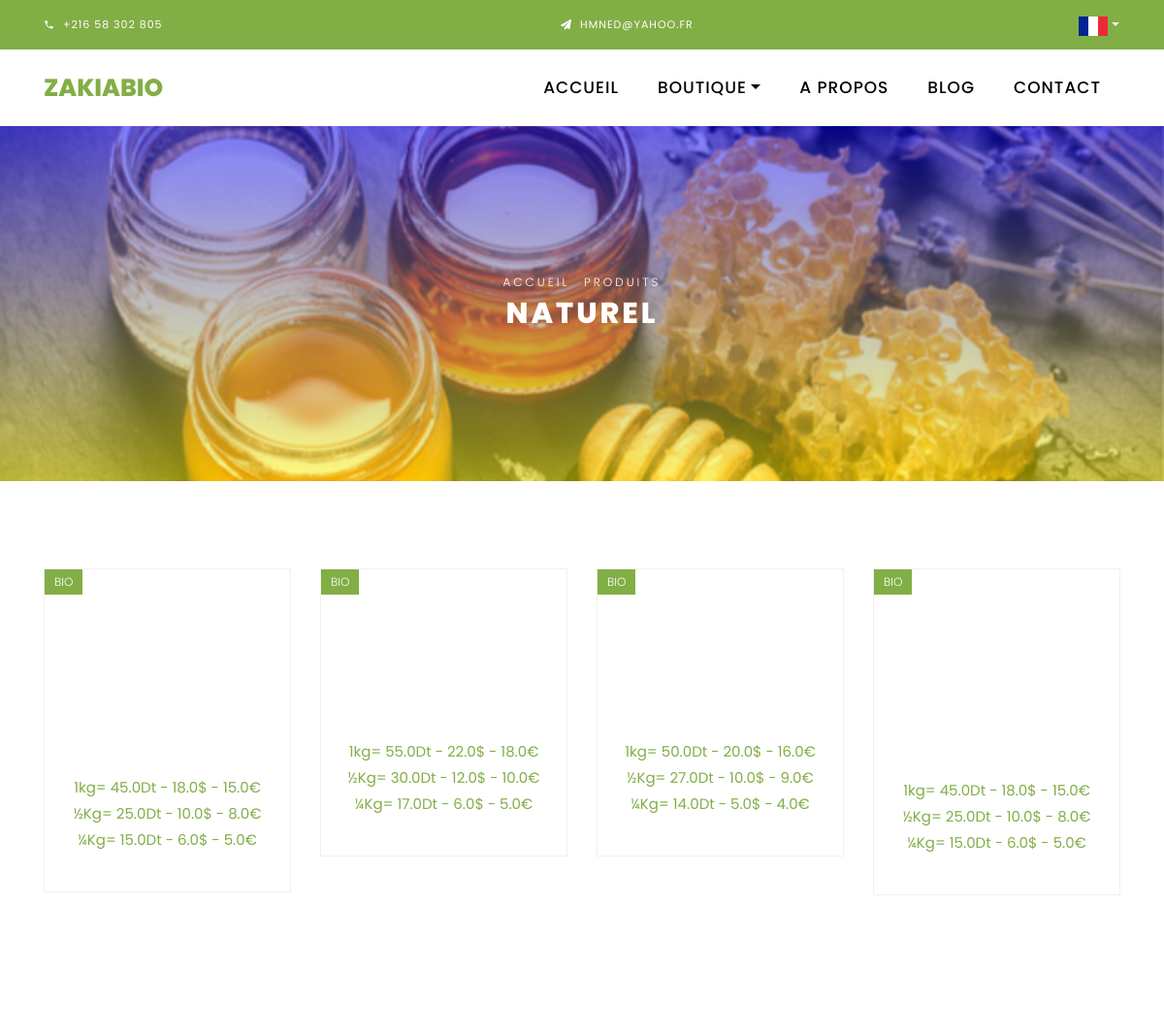
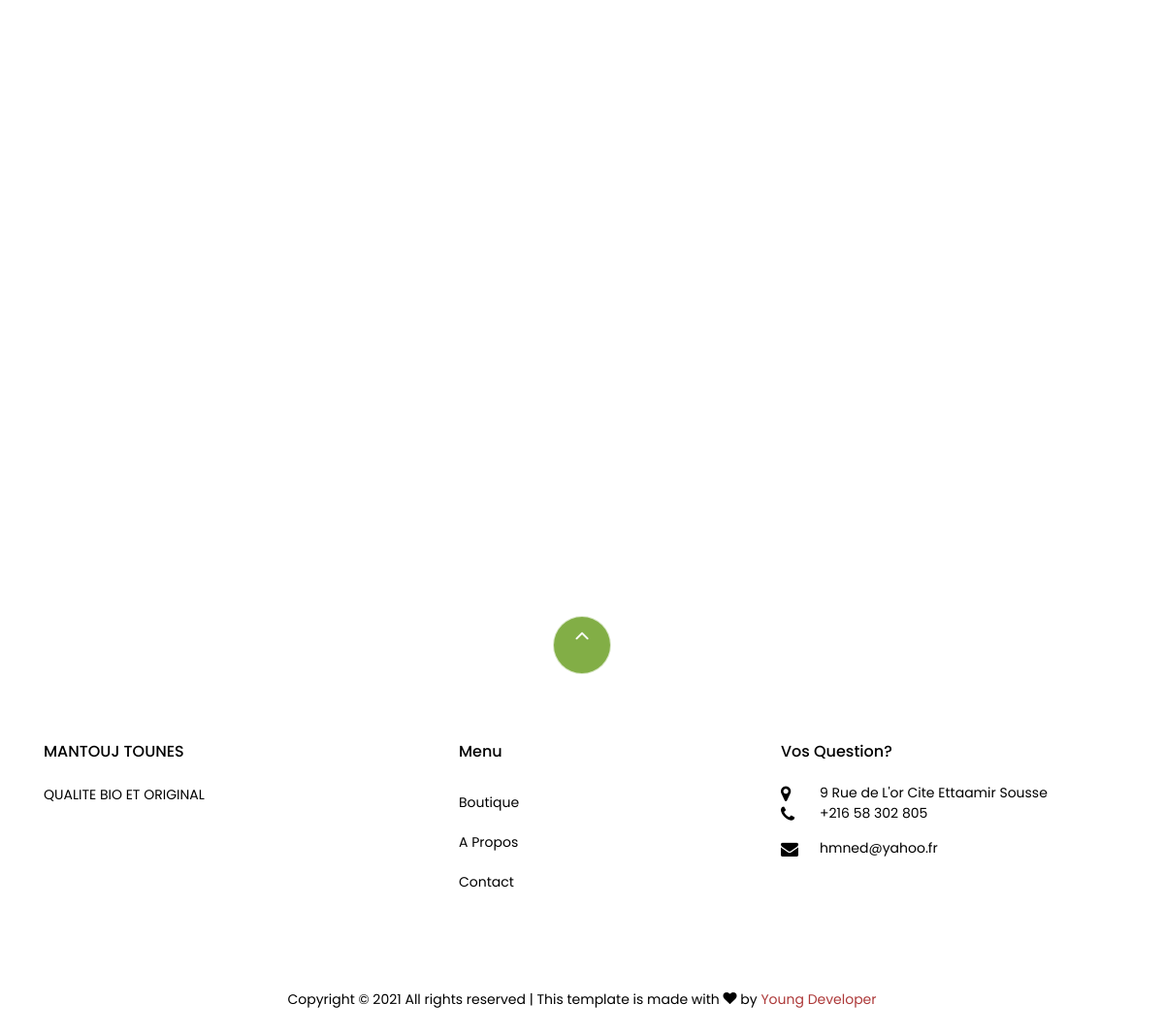
Page /fr/shop on the committed database (2 pictures, top to bottom).
### naturalProd/models.py (models this page shows, shortened)
class NaturalProd(models.Model):
    ENtitle = models.CharField(max_length=200)
    FRtitle = models.CharField(max_length=200)
    ARtitle = models.CharField(max_length=200)
    image = models.ImageField(upload_to='pics')
    ENdescription = models.TextField(max_length=12000)
    FRdescription = models.TextField(max_length=12000)
    ARdescription = models.TextField(max_length=12000)
    pricedemikg = models.FloatField(max_length=1000)
    pricequartkg = models.FloatField(max_length=1000)
    price = models.FloatField(max_length=1000)
    pricedemikg = models.FloatField(max_length=1000)
    pricequartkg = models.FloatField(max_length=1000)
    slug = models.SlugField(unique=True)
    available = models.BooleanField(default=True)

### fr/views.py (the view)
# urls.py: path('shop', views.natural, name='natural'),
def natural(request):
    prods = NaturalProd.objects.all()
    return render(request, 'fr/shopfr.html', context={"prods":prods})

### template/fr/shopfr.html (shortened to what this page needs)
{% load static %}
{% load mathfilters %}
<!DOCTYPE html>
<html lang="en">
<head>
  <link rel="stylesheet" href="{% static 'css/open-iconic-bootstrap.min.css' %}" />
  <link rel="stylesheet" href="{% static 'css/animate.css' %}" />
  <link rel="stylesheet" href="{% static 'css/owl.carousel.min.css' %}" />
  <link rel="stylesheet" href="{% static 'css/owl.theme.default.min.css' %}" />
  <link rel="stylesheet" href="{% static 'css/magnific-popup.css' %}" />
  <link rel="stylesheet" href="{% static 'css/aos.css' %}" />
  <link rel="stylesheet" href="{% static 'css/ionicons.min.css' %}" />
  <link rel="stylesheet" href="{% static 'css/bootstrap-datepicker.css' %}" />
  <link rel="stylesheet" href="{% static 'css/jquery.timepicker.css' %}" />
  <link rel="stylesheet" href="{% static 'css/flaticon.css' %}" />
  <link rel="stylesheet" href="{% static 'css/icomoon.css' %}" />
  <link rel="stylesheet" href="{% static 'css/style.css' %}" />
</head>
<body class="goto-here">
	<div class="py-1 bg-primary">
		<div class="container">
			<div class="row no-gutters d-flex align-items-start align-items-center px-md-0">
				<div class="col-lg-12 d-block">
					<div class="row d-flex">
						<div class="col-md pr-4 d-flex topper align-items-center">
							<div class="icon mr-2 d-flex justify-content-center align-items-center">
								<span class="icon-phone2"></span>
							</div>
							<span class="text">+216 58 302 805</span>
						</div>
						<div class="col-md pr-4 d-flex topper align-items-center">
							<div class="icon mr-2 d-flex justify-content-center align-items-center">
								<span class="icon-paper-plane"></span>
							</div>
							<span class="text">Hmned@yahoo.fr</span>
						</div>
						<div class="#">
							<a class="nav-link dropdown-toggle" href="#" id="dropdown04" data-toggle="dropdown" aria-haspopup="true" aria-expanded="false" style="color: blanchedalmond;"><img src="{% static 'images/fr.svg' %}" alt="" width="30px" length="30px" /></a>
						</div>
					</div>
				</div>
			</div>
		</div>
	</div>
	<nav class="navbar navbar-expand-lg navbar-dark ftco_navbar bg-dark ftco-navbar-light" id="ftco-navbar">
		<div class="container">
			<a class="navbar-brand" href="/fr">ZAKIABIO</a>
			<div class="collapse navbar-collapse" id="ftco-nav">
				<ul class="navbar-nav ml-auto">
					<li class="nav-item"><a href="/fr" class="nav-link">Accueil</a></li>
					<li class="nav-item dropdown">
						<a class="nav-link dropdown-toggle active" href="#" id="dropdown04" data-toggle="dropdown"
							aria-haspopup="true" aria-expanded="false">Boutique</a>
					</li>
					<li class="nav-item ">
						<a href="/fr/about" class="nav-link">A Propos</a>
					</li>
					<li class="nav-item active">
						<a href="/fr/blog" class="nav-link">Blog</a>
					  </li>
					<li class="nav-item">
						<a href="/fr/contact" class="nav-link">Contact</a>
					</li>
				</ul>
			</div>
		</div>
	</nav>
  <div class="hero-wrap hero-bread" style="background-image:linear-gradient(rgba(0, 0, 255, 0.5), rgba(255, 255, 0, 0.5)),
  url({% static 'images/img1.jpg' %});">
    <div class="container">
      <div class="row no-gutters slider-text align-items-center justify-content-center">
        <div class="col-md-9 ftco-animate text-center">
          <p class="breadcrumbs">
            <span class="mr-2"><a href="/fr">Accueil</a></span>
            <span>Produits</span>
          </p>
          <h1 class="mb-0 bread">Naturel</h1>
        </div>
      </div>
    </div>
  </div>
  <section class="ftco-section">
    <div class="container">
      <div class="row">
        {% for a in prods %}
        <div class="col-md-6 col-lg-3 ftco-animate">
          <div class="product">
            <a href="/fr/shop/{{ a.slug }}" target="_blank" class="img-prod"><img class="img-fluid" src="{{ a.image.url }}" alt="Colorlib Template">
              <span class="status">BIO</span>
            </a>
            <div class="text py-3 pb-4 px-3 text-center">
              <div class="d-flex">
                <div class="pricing">
                  <p class="price">
                    <p class="price">1kg= <span class="price-sale">{{ a.price}}Dt - {{ a.price|intdiv:2.5 }}$ - {{ a.price|intdiv:3 }}€</span>
                    <p class="price">½Kg= <span class="price-sale">{{ a.pricedemikg }}Dt - {{ a.pricedemikg|intdiv:2.5 }}$ - {{ a.pricedemikg|intdiv:3 }}€</p></span>
                    <p class="price">¼Kg= <span class="price-sale">{{ a.pricequartkg }}Dt - {{ a.pricequartkg|intdiv:2.5 }}$ - {{ a.pricequartkg|intdiv:3 }}€</p></span>
                  </p>
                </div>
              </div>
            </div>
          </div>
        </div>
        {% endfor %}
      </div>
    </div>
  </section>
  <footer class="ftco-footer ftco-section">
	<div class="container">
	  <div class="row">
		<div class="mouse">
		  <a href="#" class="mouse-icon">
			<div class="mouse-wheel">
			  <span class="ion-ios-arrow-up"></span>
			</div>
		  </a>
		</div>
	  </div>
	  <div class="row mb-5">
		<div class="col-md">
		  <div class="ftco-footer-widget mb-4">
			<h2 class="ftco-heading-2">MANTOUJ TOUNES</h2>
			<p>
			  QUALITE BIO ET ORIGINAL
			</p>
			<ul class="ftco-footer-social list-unstyled float-md-left float-lft mt-5">
			</ul>
		  </div>
		</div>
		<div class="col-md">
		  <div class="ftco-footer-widget mb-4 ml-md-5">
			<h2 class="ftco-heading-2">Menu</h2>
			<ul class="list-unstyled">
			  <li><a href="./shop" class="py-2 d-block">Boutique</a></li>
			  <li><a href="./about" class="py-2 d-block">A Propos</a></li>
			  <li><a href="./contact" class="py-2 d-block">Contact</a></li>
			</ul>
		  </div>
		</div>
		<div class="col-md">
		  <div class="ftco-footer-widget mb-4">
			<h2 class="ftco-heading-2">Vos Question?</h2>
			<div class="block-23 mb-3">
			  <ul>
				<li>
				  <span class="icon icon-map-marker"></span><span class="text">9 Rue de L'or Cite Ettaamir Sousse</span>
				</li>
				<li>
				  <a href="#"><span class="icon icon-phone"></span><span class="text">+216 58 302 805</span></a>
				</li>
				<li>
				  <a href="#"><span class="icon icon-envelope"></span><span
					  class="text">hmned@yahoo.fr</span></a>
				</li>
			  </ul>
			</div>
		  </div>
		</div>
	  </div>
	  <div class="row">
		<div class="col-md-12 text-center">
		  <p>
			Copyright &copy;
			All rights reserved | This template is made with
			<i class="icon-heart color-danger" aria-hidden="true"></i> by
			<a href="https://colorlib.com" target="_blank">Young Developer</a>
		  </p>
		</div>
	  </div>
	</div>
  </footer>
</body>
</html>

### static/css/icomoon.css (style rules this page uses)
[class^="icon-"], [class*=" icon-"] { font-family: 'icomoon' !important; speak: none; font-style: normal; font-weight: normal; font-variant: normal; text-transform: none; line-height: 1; -webkit-font-smoothing: antialiased; -moz-osx-font-smoothing: grayscale; }
.icon-heart:before { content: "\f004"; }
.icon-map-marker:before { content: "\f041"; }
.icon-phone:before { content: "\f095"; }
.icon-envelope:before { content: "\f0e0"; }
.icon-paper-plane:before { content: "\f1d8"; }
.icon-phone2:before { content: "\e0cd"; }

### rows in the picture
NaturalProd: price "45.0", price "18.0", price "15.0", pricedemikg "25.0", pricedemikg "10.0", pricedemikg "8.0", pricequartkg "15.0", pricequartkg "6.0", pricequartkg "5.0"
NaturalProd: price "55.0", price "22.0", price "18.0", pricedemikg "30.0", pricedemikg "12.0", pricedemikg "10.0", pricequartkg "17.0", pricequartkg "6.0", pricequartkg "5.0"
NaturalProd: price "50.0", price "20.0", price "16.0", pricedemikg "27.0", pricedemikg "10.0", pricedemikg "9.0", pricequartkg "14.0", pricequartkg "5.0", pricequartkg "4.0"
NaturalProd: price "45.0", price "18.0", price "15.0", pricedemikg "25.0", pricedemikg "10.0", pricedemikg "8.0", pricequartkg "15.0", pricequartkg "6.0", pricequartkg "5.0"
